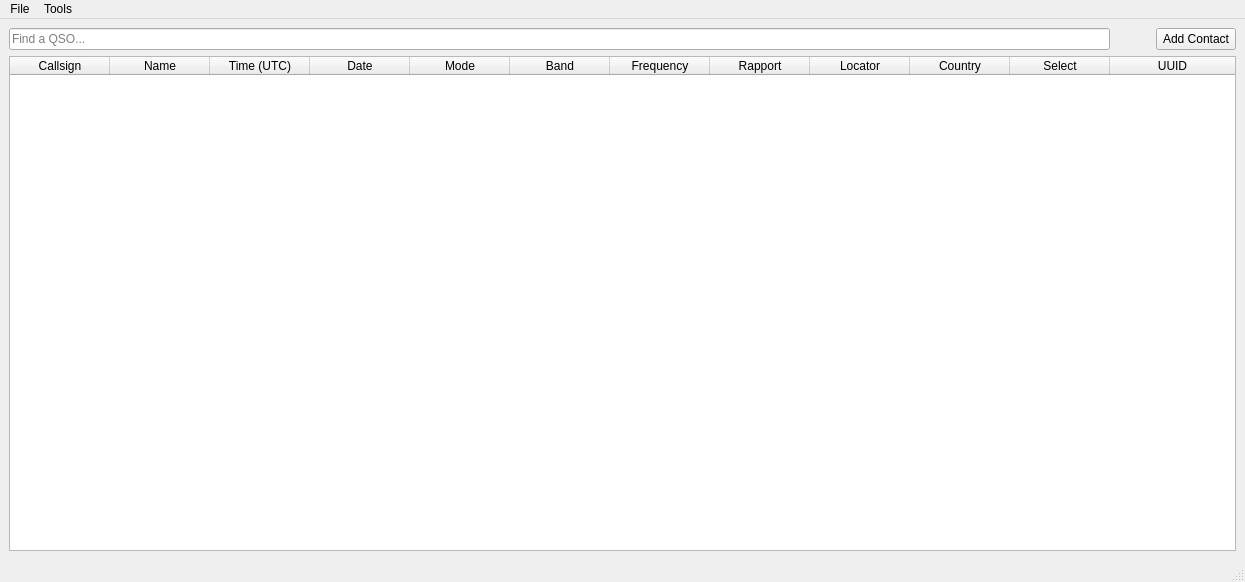
<?xml version="1.0" encoding="UTF-8"?>
<ui version="4.0">
 <class>MainUIApplication</class>
 <widget class="QMainWindow" name="MainUIApplication">
  <property name="geometry">
   <rect>
    <x>0</x>
    <y>0</y>
    <width>1245</width>
    <height>582</height>
   </rect>
  </property>
  <property name="windowTitle">
   <string>HamLog</string>
  </property>
  <widget class="QWidget" name="centralwidget">
   <layout class="QVBoxLayout" name="verticalLayout_2">
    <item>
     <layout class="QHBoxLayout" name="horizontalLayout">
      <item>
       <widget class="QLineEdit" name="findContactEdit">
        <property name="sizePolicy">
         <sizepolicy hsizetype="Expanding" vsizetype="Fixed">
          <horstretch>0</horstretch>
          <verstretch>0</verstretch>
         </sizepolicy>
        </property>
        <property name="toolTip">
         <string>Find a QSO...</string>
        </property>
        <property name="placeholderText">
         <string>Find a QSO...</string>
        </property>
       </widget>
      </item>
      <item>
       <spacer name="horizontalSpacer">
        <property name="orientation">
         <enum>Qt::Horizontal</enum>
        </property>
        <property name="sizeType">
         <enum>QSizePolicy::Minimum</enum>
        </property>
        <property name="sizeHint" stdset="0">
         <size>
          <width>40</width>
          <height>20</height>
         </size>
        </property>
       </spacer>
      </item>
      <item>
       <widget class="QPushButton" name="addContactButton">
        <property name="sizePolicy">
         <sizepolicy hsizetype="Minimum" vsizetype="Fixed">
          <horstretch>0</horstretch>
          <verstretch>0</verstretch>
         </sizepolicy>
        </property>
        <property name="focusPolicy">
         <enum>Qt::StrongFocus</enum>
        </property>
        <property name="text">
         <string>Add Contact</string>
        </property>
       </widget>
      </item>
     </layout>
    </item>
    <item>
     <widget class="QTableWidget" name="tableWidget">
      <property name="enabled">
       <bool>true</bool>
      </property>
      <property name="focusPolicy">
       <enum>Qt::NoFocus</enum>
      </property>
      <property name="editTriggers">
       <set>QAbstractItemView::NoEditTriggers</set>
      </property>
      <property name="selectionMode">
       <enum>QAbstractItemView::SingleSelection</enum>
      </property>
      <property name="selectionBehavior">
       <enum>QAbstractItemView::SelectRows</enum>
      </property>
      <property name="columnCount">
       <number>12</number>
      </property>
      <attribute name="horizontalHeaderStretchLastSection">
       <bool>true</bool>
      </attribute>
      <attribute name="verticalHeaderVisible">
       <bool>false</bool>
      </attribute>
      <attribute name="verticalHeaderStretchLastSection">
       <bool>false</bool>
      </attribute>
      <column>
       <property name="text">
        <string>Callsign</string>
       </property>
      </column>
      <column>
       <property name="text">
        <string>Name</string>
       </property>
      </column>
      <column>
       <property name="text">
        <string>Time (UTC)</string>
       </property>
      </column>
      <column>
       <property name="text">
        <string>Date</string>
       </property>
      </column>
      <column>
       <property name="text">
        <string>Mode</string>
       </property>
      </column>
      <column>
       <property name="text">
        <string>Band</string>
       </property>
      </column>
      <column>
       <property name="text">
        <string>Frequency</string>
       </property>
      </column>
      <column>
       <property name="text">
        <string>Rapport</string>
       </property>
      </column>
      <column>
       <property name="text">
        <string>Locator</string>
       </property>
      </column>
      <column>
       <property name="text">
        <string>Country</string>
       </property>
      </column>
      <column>
       <property name="text">
        <string>Select</string>
       </property>
      </column>
      <column>
       <property name="text">
        <string>UUID</string>
       </property>
       <property name="background">
        <color alpha="0">
         <red>0</red>
         <green>0</green>
         <blue>0</blue>
        </color>
       </property>
       <property name="foreground">
        <brush brushstyle="NoBrush">
         <color alpha="0">
          <red>0</red>
          <green>0</green>
          <blue>0</blue>
         </color>
        </brush>
       </property>
      </column>
     </widget>
    </item>
   </layout>
  </widget>
  <widget class="QMenuBar" name="menubar">
   <property name="geometry">
    <rect>
     <x>0</x>
     <y>0</y>
     <width>1245</width>
     <height>21</height>
    </rect>
   </property>
   <widget class="QMenu" name="menuFile">
    <property name="title">
     <string>File</string>
    </property>
    <addaction name="actionNew_Session"/>
    <addaction name="actionOpen_Session"/>
    <addaction name="separator"/>
    <addaction name="actionQuit"/>
   </widget>
   <widget class="QMenu" name="menuSettings">
    <property name="title">
     <string>Tools</string>
    </property>
    <addaction name="actionPrefix_Lookup"/>
    <addaction name="actionExport_Database"/>
   </widget>
   <addaction name="menuFile"/>
   <addaction name="menuSettings"/>
  </widget>
  <widget class="QStatusBar" name="statusbar"/>
  <action name="actionQuit">
   <property name="text">
    <string>Quit</string>
   </property>
   <property name="shortcut">
    <string>Q</string>
   </property>
  </action>
  <action name="actionPrefix_Lookup">
   <property name="text">
    <string>Prefix Lookup</string>
   </property>
  </action>
  <action name="actionExport_Database">
   <property name="text">
    <string>Export Database</string>
   </property>
  </action>
  <action name="actionNew_Session">
   <property name="text">
    <string>New Session</string>
   </property>
  </action>
  <action name="actionOpen_Session">
   <property name="text">
    <string>Open Session</string>
   </property>
  </action>
 </widget>
 <resources/>
 <connections/>
</ui>
